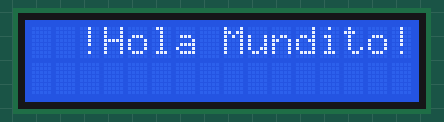
Simulated run of this sketch. Board: Arduino Uno, built with avr-gcc and run on an emulated ATmega328P. On the bench: 16×2 character LCD. Random numbers use the default seed unless the sketch sets one.

Above: at 0.1 s.
At 3.1 s:
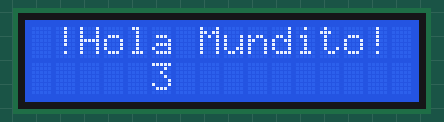
At 6.6 s:
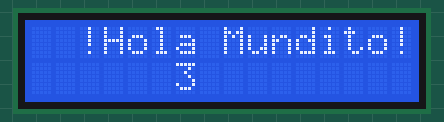
At 21.7 s:
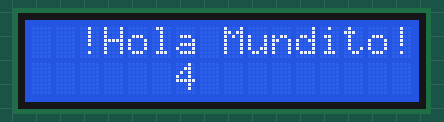
At 26.7 s:
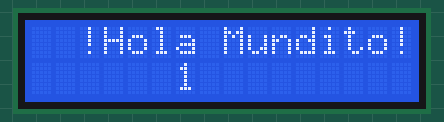
At 36.7 s:
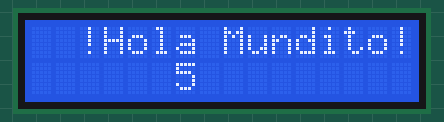

The sketch:

lcd_tiva.ino
```cpp
// SCL  ----  A5
// SDA  ----  A4

#include <Wire.h>
#include <LiquidCrystal_I2C.h>
LiquidCrystal_I2C lcd (0x27, 16, 2);
int k;


void setup(){
  Wire.begin();
  lcd.begin(16, 2);

  lcd.clear();

  lcd.backlight();
  lcd.setCursor(2,0);
  lcd.print("!Hola Mundito!");

  delay(3000);
}

void loop(){
  k=random()%5+1;
    lcd.setCursor(6, 1);
  lcd.print(k);
  //lcd.noBacklight();

  for(int c=0;c<4;c++){
  lcd.scrollDisplayLeft();
  delay(500);
  }
  for(int c=0; c<4;c++){
  lcd.scrollDisplayRight();
  delay(500);
  }

  delay(1000);
}
```

Measured:
- what the display in image 1 shows lasts 0.5 s, from 3.1 s to 3.6 s
- what the display in image 2 shows lasts 1.5 s, from 6.6 s to 8.1 s
